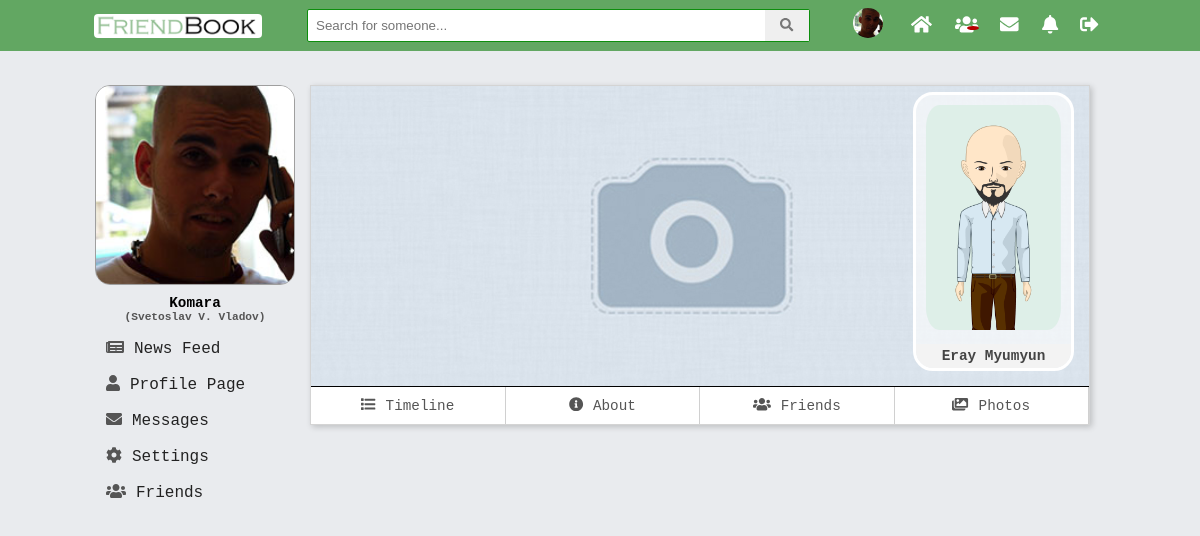
The app's page /V2.0/view/friends.php?id=4 (signed in) with its own data.
### tables this page shows
CREATE TABLE `users` (
  `id` int(11) NOT NULL,
  `first_name` varchar(45) DEFAULT NULL,
  `last_name` varchar(45) DEFAULT NULL,
  `email` varchar(100) NOT NULL,
  `password` varchar(150) NOT NULL,
  `reg_date` timestamp NOT NULL DEFAULT CURRENT_TIMESTAMP ON UPDATE CURRENT_TIMESTAMP,
  `gender` varchar(45) NOT NULL,
  `birthday` date NOT NULL,
  `relation_status` varchar(30) DEFAULT NULL,
  `profile_pic` varchar(200) NOT NULL,
  `profile_cover` varchar(200) NOT NULL,
  `description` varchar(500) DEFAULT NULL,
  `display_name` varchar(45) DEFAULT NULL,
  `country_id` int(11) DEFAULT NULL,
  `mobile_number` int(11) DEFAULT NULL,
  `www` varchar(100) DEFAULT NULL,
  `skype` varchar(50) DEFAULT NULL
);

### V2.0/model/users_dao.php (called while the page is built, shortened)
<?php
function getUserInfo($user_id) {
    $pdo = $GLOBALS['pdo'];
    $statement = $pdo->prepare("SELECT profile_pic, profile_cover, id, first_name, last_name
                                FROM users
                                WHERE users.id = ?
                                ");
    $statement->execute(array($user_id));
    $result = $statement->fetch(PDO::FETCH_ASSOC);
    return $result;
}

### V2.0/view/friends.php (the view, shortened to what this page needs)
<?php
require_once "../include/header.php";
require_once  "../include/mainHeader.php";
require_once "../model/users_dao.php";
if(isset($_GET['id'])){
    $userIdInfo = getUserInfo(htmlentities($_GET['id']));
    $profilePic = $userIdInfo["profile_pic"];
    $profileCover = $userIdInfo["profile_cover"];
    $userName = $userIdInfo["first_name"] . " " . $userIdInfo["last_name"];
}
else{
    $profilePic = $_SESSION["logged"]["profile_pic"];
    $profileCover = $_SESSION["logged"]["profile_cover"];
    $allPosts = getOwnPosts($_SESSION["logged"]["id"]);
}
?>
    <div id="left-col-grid">
        <div class="lwrap">
            <?php
            require_once  "../include/modules/leftProfileInfo.php";
            require_once  "../include/modules/leftNav.php";
            ?>
        </div>
    </div>
    <div id="content-grid">
        <div id="profileHolder">
            <div id="cover">
                <img  id="cover_img" src="<?php echo $profileCover; ?>" alt="user cover picture">
                <?php
                if(isset($_GET["id"]) && $_GET["id"] != $_SESSION["logged"]["id"]){
                    ?>
                    <div id="userPictrue">
                        <img  id="cover_img" src="<?php echo $profilePic; ?>" alt="user profile picture">
                        <div class="profile-mini-name"><?php echo $userName; ?></div>
                    </div>
                    <?php
                }
                ?>
            </div>
            <?php require_once '../include/profile_nav.php'; ?>
        </div>
    </div>
<?php
require_once "../include/mainFooter.php";
require_once "../include/footer.php";
?>

### V2.0/assets/css/main.css (style rules this page uses)
body { font-size: 1.1em; padding: 0; background-color: #e9ebee; margin: 0; padding-top: 35px; position: relative; font-family: monospace; }
#left-col-grid { grid-area: left; }
#content-grid { grid-area: main; }
#left-col-grid { box-sizing: border-box; position: relative; width: 200px; }
#left-col-grid > *,#right-col-grid > * { position: fixed; width: inherit; font-family: monospace; }
div#userPictrue { position: absolute; background: #ffffff96; bottom: 15px; right: 15px; text-align: center; border-radius: 20px; overflow: hidden; border: 3px solid white; }
div#userPictrue img { max-width: 135px; border-radius: 10%; margin: 10px; }
div#cover { position: relative; height: 300px; width: 100%; overflow: hidden; }
div#profileHolder { background: white; box-shadow: 2px 2px 6px #00000030; border: 1px solid #0000002b; box-sizing: border-box; margin-bottom: 25px; }
.profile-mini-name { background: #f3f3f3; text-transform: capitalize; font-size: 0.9rem; font-weight: bold; color: #444; padding: 4px 0; box-sizing: border-box; }
img#cover_img { width: 100%; max-width: 778px; }

### records on screen
users: profile_cover (placeholder picture), profile_pic (picture), userName "Eray Myumyun"

### other values on screen
$_SESSION['logged']["display_name"] "Komara"
$_SESSION['logged']["full_name"] "Svetoslav V. Vladov"
